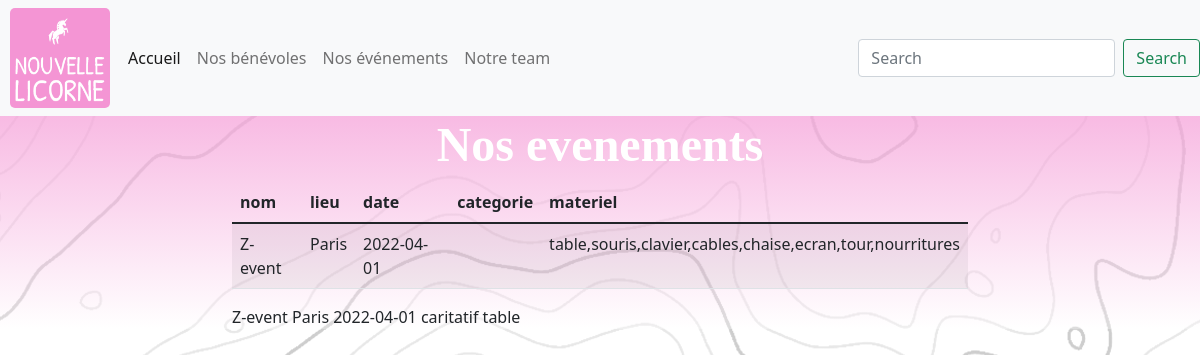
Screenshot of /evenements.php with the database file from the repository.
### tables this page shows
CREATE TABLE `evenement` (
  `id` int(11) NOT NULL,
  `nom` varchar(255) NOT NULL,
  `lieu` varchar(255) NOT NULL,
  `date` date NOT NULL,
  `categorie` enum('caritatif','competitif','initiation','sponsoring') NOT NULL,
  `materiel` set('table','souris','clavier','cables','chaise','ecran','tour','nourritures','casque','serveur','camera') NOT NULL
);

### tableauEvents.php (the view)
<?php
try
    {
      $db = new PDO('mysql:host=localhost;dbname=nouvelle_licorne;charset=utf8', 'root', '');
    }
    catch (Exception $e)
    {
            die('Erreur : ' . $e->getMessage());
    }
    $eventStat = $db->prepare('SELECT * FROM evenement');
    $eventStat->execute();
    $event = $eventStat->fetchAll();
    ?>
    <table class="table table-striped table-hover">
        <thead>
          <tr>
            <th scope="col">nom</th>
            <th scope="col">lieu</th>
            <th scope="col">date</th>
            <th scope="col">categorie</th>
            <th scope="col">materiel</th>
          </tr>
        </thead>
        <tbody>
        <?php
         foreach($event as $e){
           ?>
          <tr>
            <td><?php echo $e['nom']; ?></td>
            <td><?php echo $e['lieu']; ?></td>
            <td><?php echo $e['date']; ?></td>
            <td><?php echo $e['categorie']; ?></td>
            <td><?php echo $e['materiel']; ?></td>
          </tr>
        </tbody>
      </table>
    <?php
    }
?>

### style.css (style rules this page uses)
body { background-color: #F495D4; background-image: linear-gradient(to bottom, #f495d4, rgba(255, 255, 255, 0.3)), url('./img/back.png'); background-repeat: no-repeat; }

### rows the page displays
evenement: nom "Z-event", lieu "Paris", date "2022-04-01", materiel "table,souris,clavier,cables,chaise,ecran,tour,nourritures"
evenement: nom "Z-event", lieu "Paris", date "2022-04-01", categorie "caritatif", materiel "table"
